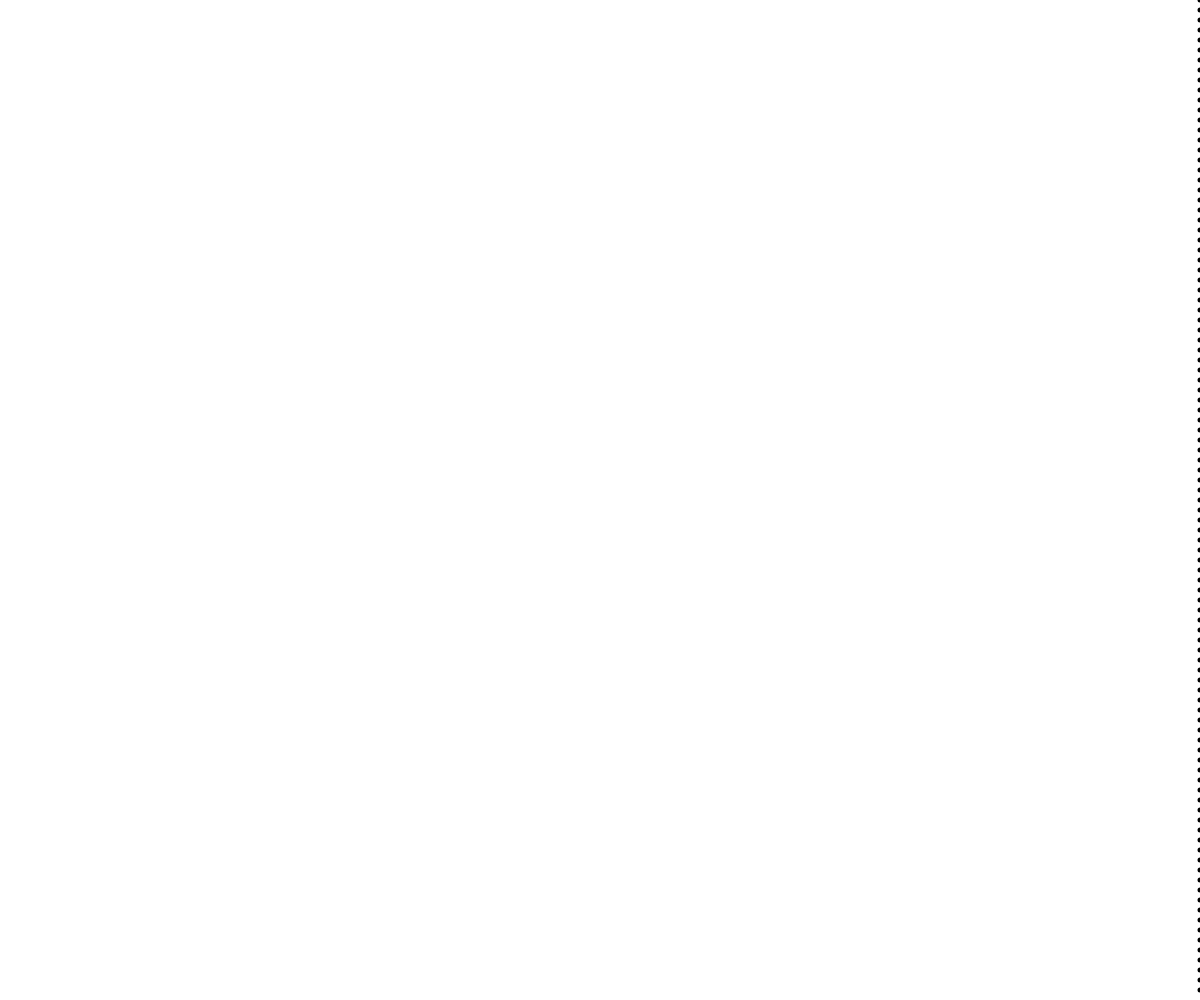
Frame 1 (no input)
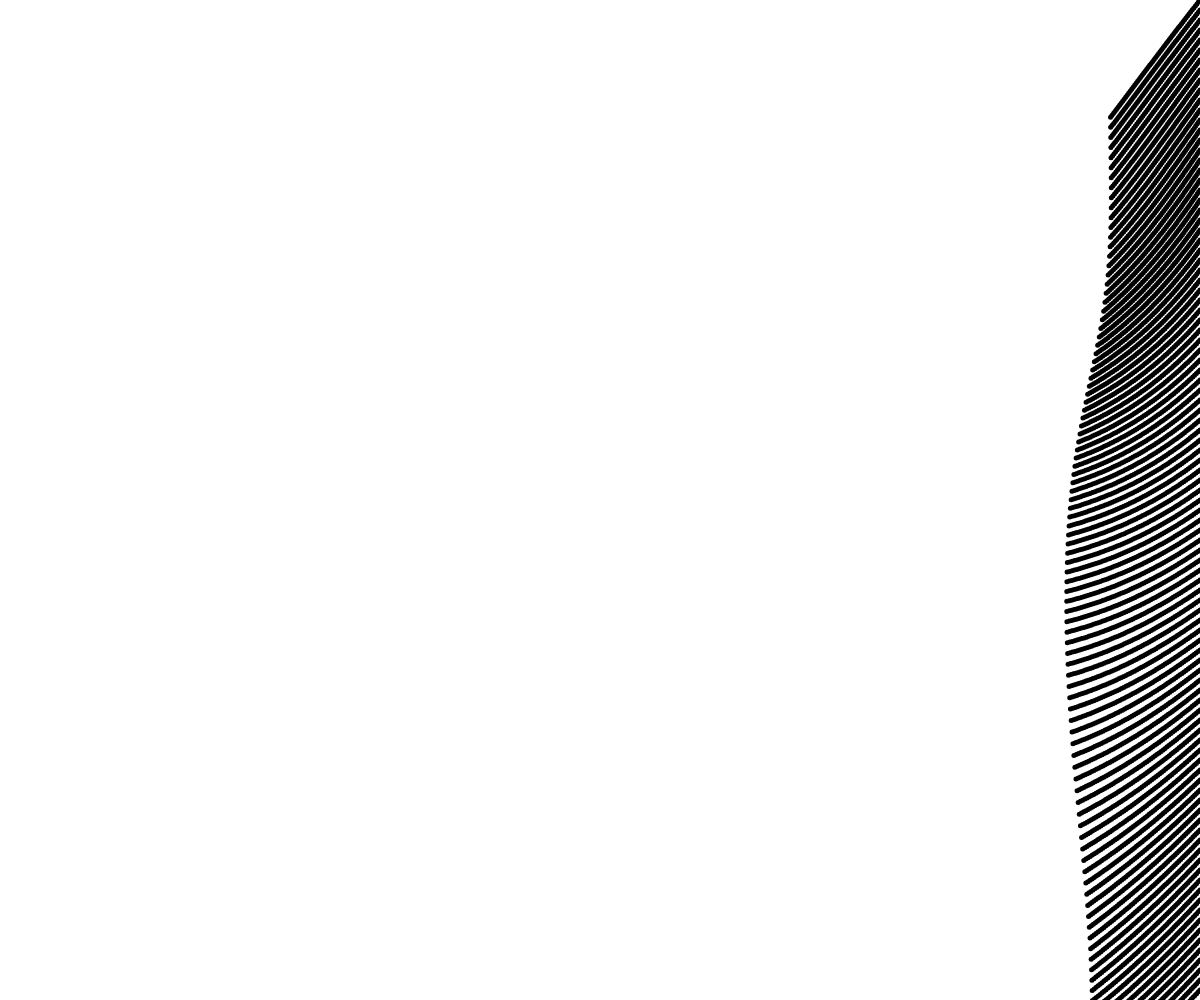
Frame 60 (no input)
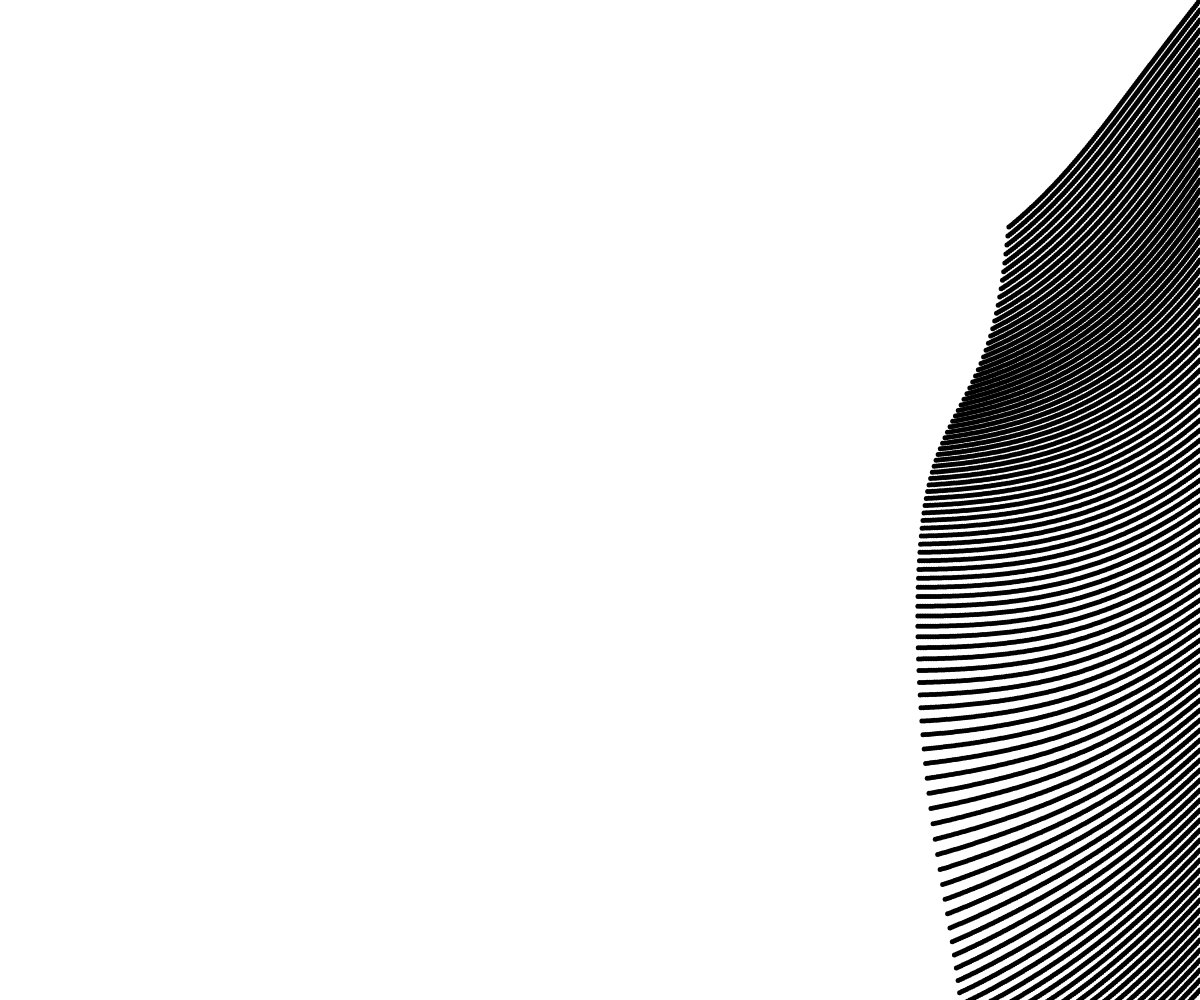
Frame 120 (the mouse pressed at the canvas centre since frame 60)

The p5.js sketch that drew these frames (run headless with seeded random() and noise() and a simulated clock; from frame 60 on, the mouse is pressed at the canvas centre):

// p5.js sketch
// ── sketch.js
const points = [];
const numPoints = 100;
const pointSize = 5;
const pointSpeed = pointSize/2;
const noiseScale = .0005;

function setup() {
  createCanvas(innerWidth, innerHeight);
  const seed = floor(random(1e9));
  // const seed = 275162360;
  print(seed);
  randomSeed(seed);
  noiseSeed(seed);
  for(let i=0;i<numPoints;i++) {
    points.push({x:width, y:(i/numPoints)*height});
  }
  background(255);
  noStroke();
  fill(0);
}

function draw() {
  for(const p of points) {
    circle(p.x,p.y,pointSize);
    const a = TWO_PI*noise(p.x*noiseScale,p.y*noiseScale);
    p.x += pointSpeed * cos(a);
    p.y += pointSpeed * sin(a);
  }
}
